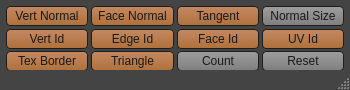
<?xml version="1.0" encoding="UTF-8"?>
<ui version="4.0">
 <class>ldmt_display</class>
 <widget class="QMainWindow" name="ldmt_display">
  <property name="geometry">
   <rect>
    <x>0</x>
    <y>0</y>
    <width>350</width>
    <height>90</height>
   </rect>
  </property>
  <property name="minimumSize">
   <size>
    <width>350</width>
    <height>90</height>
   </size>
  </property>
  <property name="maximumSize">
   <size>
    <width>350</width>
    <height>120</height>
   </size>
  </property>
  <property name="windowTitle">
   <string>Display</string>
  </property>
  <property name="styleSheet">
   <string notr="true">QMainWindow{
background-color: rgb(68,68,68);
}
QWidget#centralwidget{
background-color: rgb(68,68,68);
}
QPushButton{ 
border:1px solid rgb(30,30,30);
border-radius:4px;
background-color: qlineargradient(spread:pad, x1:1, y1:1, x2:1, y2:0, stop:0 rgba(189, 118, 57, 225), stop:1 rgba(235, 158, 108, 195));
color:rgb(25,25,25);}
QPushButton:hover{ 
 border:1px solid rgb(30,30,30);
background-color: qlineargradient(spread:pad, x1:1, y1:1, x2:1, y2:0, stop:0 rgba(189, 118, 57, 225), stop:1 rgba(255, 178, 128, 195));
color:rgb(25,25,25);}
QPushButton:pressed{ 
 border:1px solid rgb(30,30,30);
background-color: qlineargradient(spread:pad, x1:1, y1:1, x2:1, y2:0, stop:0 rgba(235, 158, 108, 195), stop:1 rgba( 189, 118, 57, 225));
color:rgb(25,25,25);}

QRadioButton{
color:rgb(175,175,175);
}
QCheckBox{
color:rgb(175,175,175);
}

QStatusBar QLabel {
    border: 3px solid white;
}

QStatusBar {
    color: rgb(175,175,175);
}

QStatusBar::item {
    border: 1px solid red;
    border-radius: 3px;
}</string>
  </property>
  <widget class="QWidget" name="centralwidget">
   <property name="minimumSize">
    <size>
     <width>350</width>
     <height>70</height>
    </size>
   </property>
   <property name="maximumSize">
    <size>
     <width>350</width>
     <height>70</height>
    </size>
   </property>
   <layout class="QGridLayout" name="gridLayout">
    <property name="leftMargin">
     <number>6</number>
    </property>
    <property name="topMargin">
     <number>6</number>
    </property>
    <property name="rightMargin">
     <number>6</number>
    </property>
    <property name="bottomMargin">
     <number>0</number>
    </property>
    <property name="spacing">
     <number>3</number>
    </property>
    <item row="2" column="4">
     <widget class="QPushButton" name="btn_count">
      <property name="sizePolicy">
       <sizepolicy hsizetype="Preferred" vsizetype="Preferred">
        <horstretch>0</horstretch>
        <verstretch>0</verstretch>
       </sizepolicy>
      </property>
      <property name="minimumSize">
       <size>
        <width>0</width>
        <height>20</height>
       </size>
      </property>
      <property name="maximumSize">
       <size>
        <width>16777215</width>
        <height>24</height>
       </size>
      </property>
      <property name="font">
       <font>
        <family>Segoe UI</family>
       </font>
      </property>
      <property name="cursor">
       <cursorShape>PointingHandCursor</cursorShape>
      </property>
      <property name="statusTip">
       <string>Display scene info.</string>
      </property>
      <property name="styleSheet">
       <string notr="true">*.QPushButton{ 
background-color: qlineargradient(spread:pad, x1:1, y1:1, x2:1, y2:0, stop:0 rgba(135, 135, 135, 225), stop:1 rgba(185,185, 185, 195));
border:1px solid rgb(30,30,30);
color: rgb( 25,25,25 );
}
*.QPushButton:hover{ 
background-color: qlineargradient(spread:pad, x1:1, y1:1, x2:1, y2:0, stop:0 rgba(155, 155, 155, 225), stop:1 rgba(205,205, 205, 195));
border:1px solid rgb(30,30,30);
color: rgb( 25,25,25 );
text-decoration: underline!important;
}
*.QPushButton:pressed{ 
background-color: qlineargradient(spread:pad, x1:1, y1:1, x2:1, y2:0, stop:0 rgba(175, 175, 175, 195), stop:1 rgba(115,115, 115, 225));
border:1px solid rgb(30,30,30);
color: rgb( 25,25,25 );
}</string>
      </property>
      <property name="text">
       <string>Count</string>
      </property>
     </widget>
    </item>
    <item row="0" column="2">
     <widget class="QPushButton" name="btn_vertNormal">
      <property name="sizePolicy">
       <sizepolicy hsizetype="Preferred" vsizetype="Preferred">
        <horstretch>0</horstretch>
        <verstretch>0</verstretch>
       </sizepolicy>
      </property>
      <property name="minimumSize">
       <size>
        <width>0</width>
        <height>20</height>
       </size>
      </property>
      <property name="maximumSize">
       <size>
        <width>16777215</width>
        <height>24</height>
       </size>
      </property>
      <property name="font">
       <font>
        <family>Segoe UI</family>
       </font>
      </property>
      <property name="cursor">
       <cursorShape>PointingHandCursor</cursorShape>
      </property>
      <property name="statusTip">
       <string>Display vert normal.</string>
      </property>
      <property name="styleSheet">
       <string notr="true">QPushButton{ 
border:1px solid rgb(30,30,30);
border-radius:4px;
background-color: qlineargradient(spread:pad, x1:1, y1:1, x2:1, y2:0, stop:0 rgba(189, 118, 57, 225), stop:1 rgba(235, 158, 108, 195));
color:rgb(25,25,25);}
QPushButton:hover{ 
 border:1px solid rgb(30,30,30);
background-color: qlineargradient(spread:pad, x1:1, y1:1, x2:1, y2:0, stop:0 rgba(189, 118, 57, 225), stop:1 rgba(255, 178, 128, 195));
color:rgb(25,25,25);}
QPushButton:pressed{ 
 border:1px solid rgb(30,30,30);
background-color: qlineargradient(spread:pad, x1:1, y1:1, x2:1, y2:0, stop:0 rgba(235, 158, 108, 195), stop:1 rgba( 189, 118, 57, 225));
color:rgb(25,25,25);}
</string>
      </property>
      <property name="text">
       <string>Vert Normal</string>
      </property>
     </widget>
    </item>
    <item row="2" column="5">
     <widget class="QPushButton" name="btn_reset">
      <property name="sizePolicy">
       <sizepolicy hsizetype="Preferred" vsizetype="Preferred">
        <horstretch>0</horstretch>
        <verstretch>0</verstretch>
       </sizepolicy>
      </property>
      <property name="minimumSize">
       <size>
        <width>0</width>
        <height>20</height>
       </size>
      </property>
      <property name="maximumSize">
       <size>
        <width>16777215</width>
        <height>24</height>
       </size>
      </property>
      <property name="font">
       <font>
        <family>Segoe UI</family>
       </font>
      </property>
      <property name="cursor">
       <cursorShape>PointingHandCursor</cursorShape>
      </property>
      <property name="statusTip">
       <string>Reset all display.</string>
      </property>
      <property name="styleSheet">
       <string notr="true">*.QPushButton{ 
background-color: qlineargradient(spread:pad, x1:1, y1:1, x2:1, y2:0, stop:0 rgba(135, 135, 135, 225), stop:1 rgba(185,185, 185, 195));
border:1px solid rgb(30,30,30);
color: rgb( 25,25,25 );
}
*.QPushButton:hover{ 
background-color: qlineargradient(spread:pad, x1:1, y1:1, x2:1, y2:0, stop:0 rgba(155, 155, 155, 225), stop:1 rgba(205,205, 205, 195));
border:1px solid rgb(30,30,30);
color: rgb( 25,25,25 );
text-decoration: underline!important;
}
*.QPushButton:pressed{ 
background-color: qlineargradient(spread:pad, x1:1, y1:1, x2:1, y2:0, stop:0 rgba(175, 175, 175, 195), stop:1 rgba(115,115, 115, 225));
border:1px solid rgb(30,30,30);
color: rgb( 25,25,25 );
}</string>
      </property>
      <property name="text">
       <string>Reset</string>
      </property>
     </widget>
    </item>
    <item row="2" column="2">
     <widget class="QPushButton" name="btn_texBorder">
      <property name="sizePolicy">
       <sizepolicy hsizetype="Preferred" vsizetype="Preferred">
        <horstretch>0</horstretch>
        <verstretch>0</verstretch>
       </sizepolicy>
      </property>
      <property name="minimumSize">
       <size>
        <width>0</width>
        <height>20</height>
       </size>
      </property>
      <property name="maximumSize">
       <size>
        <width>16777215</width>
        <height>24</height>
       </size>
      </property>
      <property name="font">
       <font>
        <family>Segoe UI</family>
       </font>
      </property>
      <property name="cursor">
       <cursorShape>PointingHandCursor</cursorShape>
      </property>
      <property name="statusTip">
       <string>Display texture border.</string>
      </property>
      <property name="styleSheet">
       <string notr="true">QPushButton{ 
border:1px solid rgb(30,30,30);
border-radius:4px;
background-color: qlineargradient(spread:pad, x1:1, y1:1, x2:1, y2:0, stop:0 rgba(189, 118, 57, 225), stop:1 rgba(235, 158, 108, 195));
color:rgb(25,25,25);}
QPushButton:hover{ 
 border:1px solid rgb(30,30,30);
background-color: qlineargradient(spread:pad, x1:1, y1:1, x2:1, y2:0, stop:0 rgba(189, 118, 57, 225), stop:1 rgba(255, 178, 128, 195));
color:rgb(25,25,25);}
QPushButton:pressed{ 
 border:1px solid rgb(30,30,30);
background-color: qlineargradient(spread:pad, x1:1, y1:1, x2:1, y2:0, stop:0 rgba(235, 158, 108, 195), stop:1 rgba( 189, 118, 57, 225));
color:rgb(25,25,25);}
</string>
      </property>
      <property name="text">
       <string>Tex Border</string>
      </property>
     </widget>
    </item>
    <item row="0" column="3">
     <widget class="QPushButton" name="btn_faceNormal">
      <property name="sizePolicy">
       <sizepolicy hsizetype="Preferred" vsizetype="Preferred">
        <horstretch>0</horstretch>
        <verstretch>0</verstretch>
       </sizepolicy>
      </property>
      <property name="minimumSize">
       <size>
        <width>0</width>
        <height>20</height>
       </size>
      </property>
      <property name="maximumSize">
       <size>
        <width>16777215</width>
        <height>24</height>
       </size>
      </property>
      <property name="font">
       <font>
        <family>Segoe UI</family>
       </font>
      </property>
      <property name="cursor">
       <cursorShape>PointingHandCursor</cursorShape>
      </property>
      <property name="statusTip">
       <string>Display face normal.</string>
      </property>
      <property name="styleSheet">
       <string notr="true">QPushButton{ 
border:1px solid rgb(30,30,30);
border-radius:4px;
background-color: qlineargradient(spread:pad, x1:1, y1:1, x2:1, y2:0, stop:0 rgba(189, 118, 57, 225), stop:1 rgba(235, 158, 108, 195));
color:rgb(25,25,25);}
QPushButton:hover{ 
 border:1px solid rgb(30,30,30);
background-color: qlineargradient(spread:pad, x1:1, y1:1, x2:1, y2:0, stop:0 rgba(189, 118, 57, 225), stop:1 rgba(255, 178, 128, 195));
color:rgb(25,25,25);}
QPushButton:pressed{ 
 border:1px solid rgb(30,30,30);
background-color: qlineargradient(spread:pad, x1:1, y1:1, x2:1, y2:0, stop:0 rgba(235, 158, 108, 195), stop:1 rgba( 189, 118, 57, 225));
color:rgb(25,25,25);}
</string>
      </property>
      <property name="text">
       <string>Face Normal</string>
      </property>
     </widget>
    </item>
    <item row="1" column="5">
     <widget class="QPushButton" name="btn_uvId">
      <property name="sizePolicy">
       <sizepolicy hsizetype="Preferred" vsizetype="Preferred">
        <horstretch>0</horstretch>
        <verstretch>0</verstretch>
       </sizepolicy>
      </property>
      <property name="minimumSize">
       <size>
        <width>0</width>
        <height>20</height>
       </size>
      </property>
      <property name="maximumSize">
       <size>
        <width>16777215</width>
        <height>24</height>
       </size>
      </property>
      <property name="font">
       <font>
        <family>Segoe UI</family>
       </font>
      </property>
      <property name="cursor">
       <cursorShape>PointingHandCursor</cursorShape>
      </property>
      <property name="statusTip">
       <string>Display uv id.</string>
      </property>
      <property name="styleSheet">
       <string notr="true">QPushButton{ 
border:1px solid rgb(30,30,30);
border-radius:4px;
background-color: qlineargradient(spread:pad, x1:1, y1:1, x2:1, y2:0, stop:0 rgba(189, 118, 57, 225), stop:1 rgba(235, 158, 108, 195));
color:rgb(25,25,25);}
QPushButton:hover{ 
 border:1px solid rgb(30,30,30);
background-color: qlineargradient(spread:pad, x1:1, y1:1, x2:1, y2:0, stop:0 rgba(189, 118, 57, 225), stop:1 rgba(255, 178, 128, 195));
color:rgb(25,25,25);}
QPushButton:pressed{ 
 border:1px solid rgb(30,30,30);
background-color: qlineargradient(spread:pad, x1:1, y1:1, x2:1, y2:0, stop:0 rgba(235, 158, 108, 195), stop:1 rgba( 189, 118, 57, 225));
color:rgb(25,25,25);}
</string>
      </property>
      <property name="text">
       <string>UV Id</string>
      </property>
     </widget>
    </item>
    <item row="1" column="3">
     <widget class="QPushButton" name="btn_edgeId">
      <property name="sizePolicy">
       <sizepolicy hsizetype="Preferred" vsizetype="Preferred">
        <horstretch>0</horstretch>
        <verstretch>0</verstretch>
       </sizepolicy>
      </property>
      <property name="minimumSize">
       <size>
        <width>0</width>
        <height>20</height>
       </size>
      </property>
      <property name="maximumSize">
       <size>
        <width>16777215</width>
        <height>24</height>
       </size>
      </property>
      <property name="font">
       <font>
        <family>Segoe UI</family>
       </font>
      </property>
      <property name="cursor">
       <cursorShape>PointingHandCursor</cursorShape>
      </property>
      <property name="statusTip">
       <string>Display edge id.</string>
      </property>
      <property name="styleSheet">
       <string notr="true">QPushButton{ 
border:1px solid rgb(30,30,30);
border-radius:4px;
background-color: qlineargradient(spread:pad, x1:1, y1:1, x2:1, y2:0, stop:0 rgba(189, 118, 57, 225), stop:1 rgba(235, 158, 108, 195));
color:rgb(25,25,25);}
QPushButton:hover{ 
 border:1px solid rgb(30,30,30);
background-color: qlineargradient(spread:pad, x1:1, y1:1, x2:1, y2:0, stop:0 rgba(189, 118, 57, 225), stop:1 rgba(255, 178, 128, 195));
color:rgb(25,25,25);}
QPushButton:pressed{ 
 border:1px solid rgb(30,30,30);
background-color: qlineargradient(spread:pad, x1:1, y1:1, x2:1, y2:0, stop:0 rgba(235, 158, 108, 195), stop:1 rgba( 189, 118, 57, 225));
color:rgb(25,25,25);}
</string>
      </property>
      <property name="text">
       <string>Edge Id</string>
      </property>
     </widget>
    </item>
    <item row="1" column="4">
     <widget class="QPushButton" name="btn_faceId">
      <property name="sizePolicy">
       <sizepolicy hsizetype="Preferred" vsizetype="Preferred">
        <horstretch>0</horstretch>
        <verstretch>0</verstretch>
       </sizepolicy>
      </property>
      <property name="minimumSize">
       <size>
        <width>0</width>
        <height>20</height>
       </size>
      </property>
      <property name="maximumSize">
       <size>
        <width>16777215</width>
        <height>24</height>
       </size>
      </property>
      <property name="font">
       <font>
        <family>Segoe UI</family>
       </font>
      </property>
      <property name="cursor">
       <cursorShape>PointingHandCursor</cursorShape>
      </property>
      <property name="statusTip">
       <string>Display face id.</string>
      </property>
      <property name="styleSheet">
       <string notr="true">QPushButton{ 
border:1px solid rgb(30,30,30);
border-radius:4px;
background-color: qlineargradient(spread:pad, x1:1, y1:1, x2:1, y2:0, stop:0 rgba(189, 118, 57, 225), stop:1 rgba(235, 158, 108, 195));
color:rgb(25,25,25);}
QPushButton:hover{ 
 border:1px solid rgb(30,30,30);
background-color: qlineargradient(spread:pad, x1:1, y1:1, x2:1, y2:0, stop:0 rgba(189, 118, 57, 225), stop:1 rgba(255, 178, 128, 195));
color:rgb(25,25,25);}
QPushButton:pressed{ 
 border:1px solid rgb(30,30,30);
background-color: qlineargradient(spread:pad, x1:1, y1:1, x2:1, y2:0, stop:0 rgba(235, 158, 108, 195), stop:1 rgba( 189, 118, 57, 225));
color:rgb(25,25,25);}
</string>
      </property>
      <property name="text">
       <string>Face Id</string>
      </property>
     </widget>
    </item>
    <item row="1" column="2">
     <widget class="QPushButton" name="btn_vertId">
      <property name="sizePolicy">
       <sizepolicy hsizetype="Preferred" vsizetype="Preferred">
        <horstretch>0</horstretch>
        <verstretch>0</verstretch>
       </sizepolicy>
      </property>
      <property name="minimumSize">
       <size>
        <width>0</width>
        <height>20</height>
       </size>
      </property>
      <property name="maximumSize">
       <size>
        <width>16777215</width>
        <height>24</height>
       </size>
      </property>
      <property name="font">
       <font>
        <family>Segoe UI</family>
       </font>
      </property>
      <property name="cursor">
       <cursorShape>PointingHandCursor</cursorShape>
      </property>
      <property name="statusTip">
       <string>Display vert id.</string>
      </property>
      <property name="styleSheet">
       <string notr="true">QPushButton{ 
border:1px solid rgb(30,30,30);
border-radius:4px;
background-color: qlineargradient(spread:pad, x1:1, y1:1, x2:1, y2:0, stop:0 rgba(189, 118, 57, 225), stop:1 rgba(235, 158, 108, 195));
color:rgb(25,25,25);}
QPushButton:hover{ 
 border:1px solid rgb(30,30,30);
background-color: qlineargradient(spread:pad, x1:1, y1:1, x2:1, y2:0, stop:0 rgba(189, 118, 57, 225), stop:1 rgba(255, 178, 128, 195));
color:rgb(25,25,25);}
QPushButton:pressed{ 
 border:1px solid rgb(30,30,30);
background-color: qlineargradient(spread:pad, x1:1, y1:1, x2:1, y2:0, stop:0 rgba(235, 158, 108, 195), stop:1 rgba( 189, 118, 57, 225));
color:rgb(25,25,25);}
</string>
      </property>
      <property name="text">
       <string>Vert Id</string>
      </property>
     </widget>
    </item>
    <item row="2" column="3">
     <widget class="QPushButton" name="btn_triangle">
      <property name="sizePolicy">
       <sizepolicy hsizetype="Preferred" vsizetype="Preferred">
        <horstretch>0</horstretch>
        <verstretch>0</verstretch>
       </sizepolicy>
      </property>
      <property name="minimumSize">
       <size>
        <width>0</width>
        <height>20</height>
       </size>
      </property>
      <property name="maximumSize">
       <size>
        <width>16777215</width>
        <height>24</height>
       </size>
      </property>
      <property name="font">
       <font>
        <family>Segoe UI</family>
       </font>
      </property>
      <property name="cursor">
       <cursorShape>PointingHandCursor</cursorShape>
      </property>
      <property name="statusTip">
       <string>Display triangle split.</string>
      </property>
      <property name="styleSheet">
       <string notr="true">QPushButton{ 
border:1px solid rgb(30,30,30);
border-radius:4px;
background-color: qlineargradient(spread:pad, x1:1, y1:1, x2:1, y2:0, stop:0 rgba(189, 118, 57, 225), stop:1 rgba(235, 158, 108, 195));
color:rgb(25,25,25);}
QPushButton:hover{ 
 border:1px solid rgb(30,30,30);
background-color: qlineargradient(spread:pad, x1:1, y1:1, x2:1, y2:0, stop:0 rgba(189, 118, 57, 225), stop:1 rgba(255, 178, 128, 195));
color:rgb(25,25,25);}
QPushButton:pressed{ 
 border:1px solid rgb(30,30,30);
background-color: qlineargradient(spread:pad, x1:1, y1:1, x2:1, y2:0, stop:0 rgba(235, 158, 108, 195), stop:1 rgba( 189, 118, 57, 225));
color:rgb(25,25,25);}
</string>
      </property>
      <property name="text">
       <string>Triangle</string>
      </property>
     </widget>
    </item>
    <item row="0" column="5">
     <widget class="QPushButton" name="btn_normalSize">
      <property name="sizePolicy">
       <sizepolicy hsizetype="Preferred" vsizetype="Preferred">
        <horstretch>0</horstretch>
        <verstretch>0</verstretch>
       </sizepolicy>
      </property>
      <property name="minimumSize">
       <size>
        <width>0</width>
        <height>20</height>
       </size>
      </property>
      <property name="maximumSize">
       <size>
        <width>16777215</width>
        <height>24</height>
       </size>
      </property>
      <property name="font">
       <font>
        <family>Segoe UI</family>
       </font>
      </property>
      <property name="cursor">
       <cursorShape>PointingHandCursor</cursorShape>
      </property>
      <property name="statusTip">
       <string>Edit normal size.</string>
      </property>
      <property name="styleSheet">
       <string notr="true">*.QPushButton{ 
background-color: qlineargradient(spread:pad, x1:1, y1:1, x2:1, y2:0, stop:0 rgba(135, 135, 135, 225), stop:1 rgba(185,185, 185, 195));
border:1px solid rgb(30,30,30);
color: rgb( 25,25,25 );
}
*.QPushButton:hover{ 
background-color: qlineargradient(spread:pad, x1:1, y1:1, x2:1, y2:0, stop:0 rgba(155, 155, 155, 225), stop:1 rgba(205,205, 205, 195));
border:1px solid rgb(30,30,30);
color: rgb( 25,25,25 );
text-decoration: underline!important;
}
*.QPushButton:pressed{ 
background-color: qlineargradient(spread:pad, x1:1, y1:1, x2:1, y2:0, stop:0 rgba(175, 175, 175, 195), stop:1 rgba(115,115, 115, 225));
border:1px solid rgb(30,30,30);
color: rgb( 25,25,25 );
}</string>
      </property>
      <property name="text">
       <string>Normal Size</string>
      </property>
     </widget>
    </item>
    <item row="0" column="4">
     <widget class="QPushButton" name="btn_tangent">
      <property name="sizePolicy">
       <sizepolicy hsizetype="Preferred" vsizetype="Preferred">
        <horstretch>0</horstretch>
        <verstretch>0</verstretch>
       </sizepolicy>
      </property>
      <property name="minimumSize">
       <size>
        <width>0</width>
        <height>20</height>
       </size>
      </property>
      <property name="maximumSize">
       <size>
        <width>16777215</width>
        <height>24</height>
       </size>
      </property>
      <property name="font">
       <font>
        <family>Segoe UI</family>
       </font>
      </property>
      <property name="cursor">
       <cursorShape>PointingHandCursor</cursorShape>
      </property>
      <property name="statusTip">
       <string>Display tangent.</string>
      </property>
      <property name="styleSheet">
       <string notr="true">QPushButton{ 
border:1px solid rgb(30,30,30);
border-radius:4px;
background-color: qlineargradient(spread:pad, x1:1, y1:1, x2:1, y2:0, stop:0 rgba(189, 118, 57, 225), stop:1 rgba(235, 158, 108, 195));
color:rgb(25,25,25);}
QPushButton:hover{ 
 border:1px solid rgb(30,30,30);
background-color: qlineargradient(spread:pad, x1:1, y1:1, x2:1, y2:0, stop:0 rgba(189, 118, 57, 225), stop:1 rgba(255, 178, 128, 195));
color:rgb(25,25,25);}
QPushButton:pressed{ 
 border:1px solid rgb(30,30,30);
background-color: qlineargradient(spread:pad, x1:1, y1:1, x2:1, y2:0, stop:0 rgba(235, 158, 108, 195), stop:1 rgba( 189, 118, 57, 225));
color:rgb(25,25,25);}
</string>
      </property>
      <property name="text">
       <string>Tangent</string>
      </property>
     </widget>
    </item>
   </layout>
  </widget>
  <widget class="QStatusBar" name="statusbar">
   <property name="statusTip">
    <string/>
   </property>
  </widget>
 </widget>
 <resources/>
 <connections/>
</ui>
